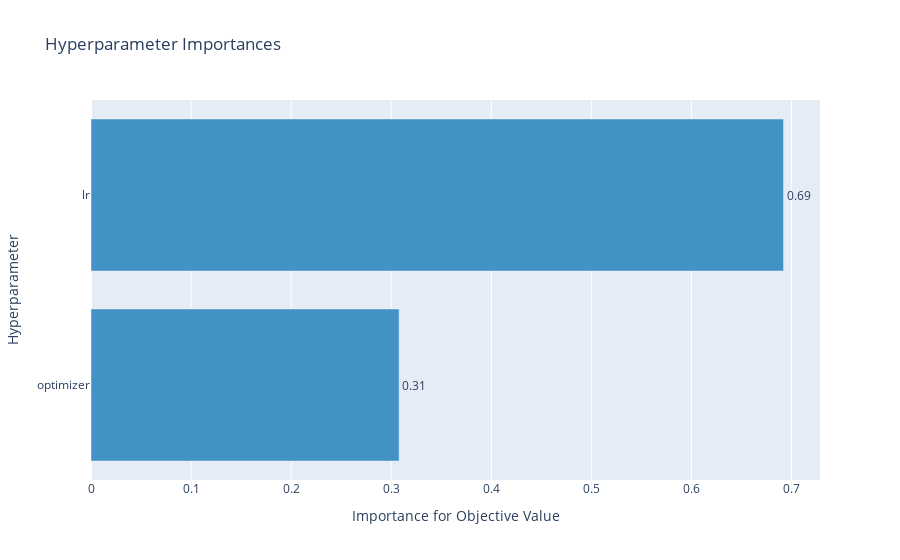

Write notebook code for a chart like this one.
### Code cell
optuna.visualization.plot_param_importances(study)

### Figure 1 — Plotly figure (JSON) as saved in the notebook; plotly's stock layout.template omitted (floating-point values rounded to 4 significant figures)
{"data": [{"cliponaxis": false, "hovertemplate": ["optimizer (CategoricalDistribution): 0.307900703281954<extra></extra>", "lr (FloatDistribution): 0.6920992967180459<extra></extra>"], "marker": {"color": "rgb(66,146,198)"}, "orientation": "h", "text": ["0.31", "0.69"], "textposition": "outside", "type": "bar", "x": [0.3079, 0.6921], "y": ["optimizer", "lr"]}], "layout": {"showlegend": false, "title": {"text": "Hyperparameter Importances"}, "xaxis": {"title": {"text": "Importance for Objective Value"}}, "yaxis": {"title": {"text": "Hyperparameter"}}}}
